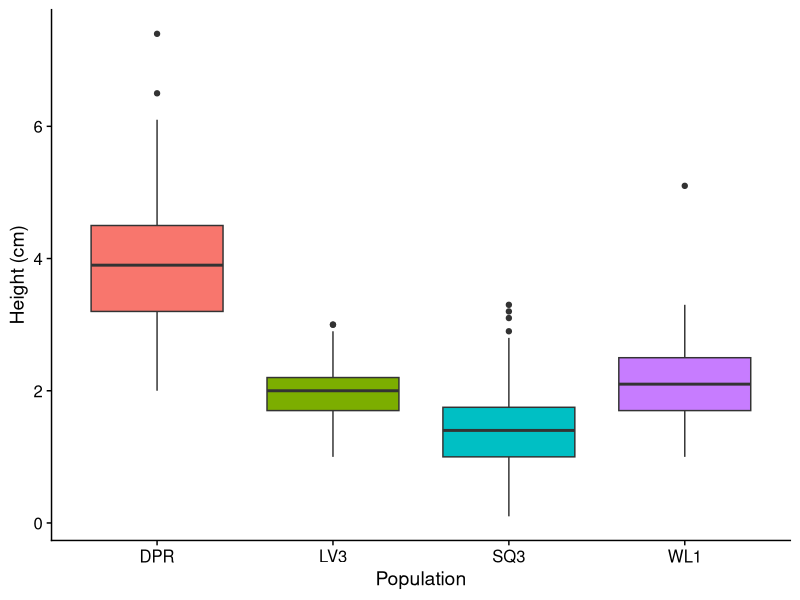
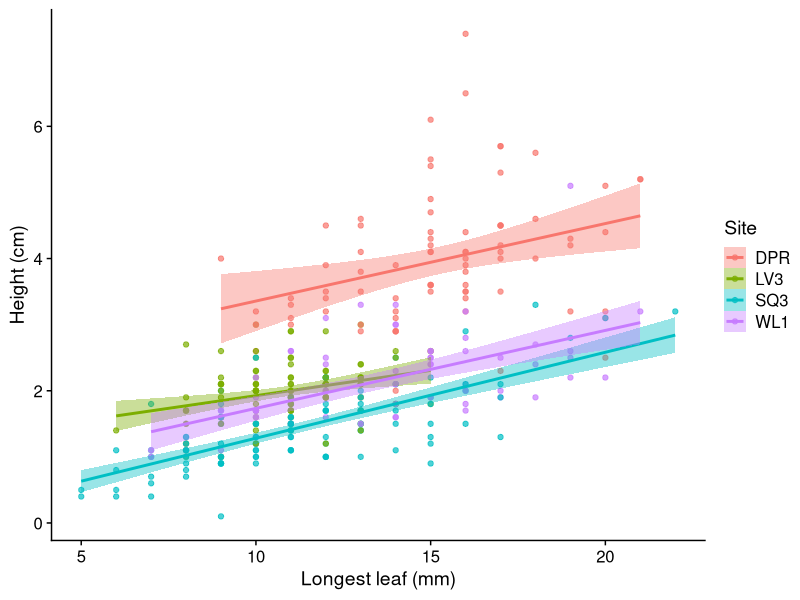
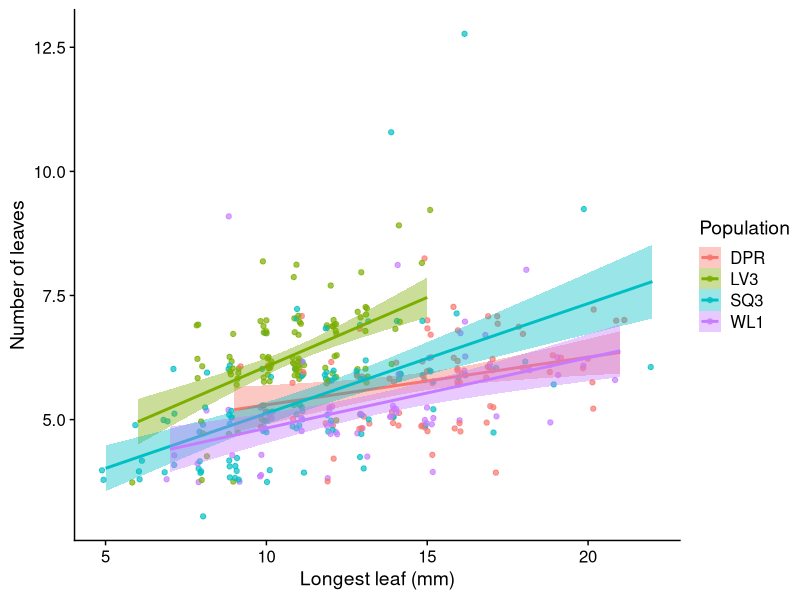
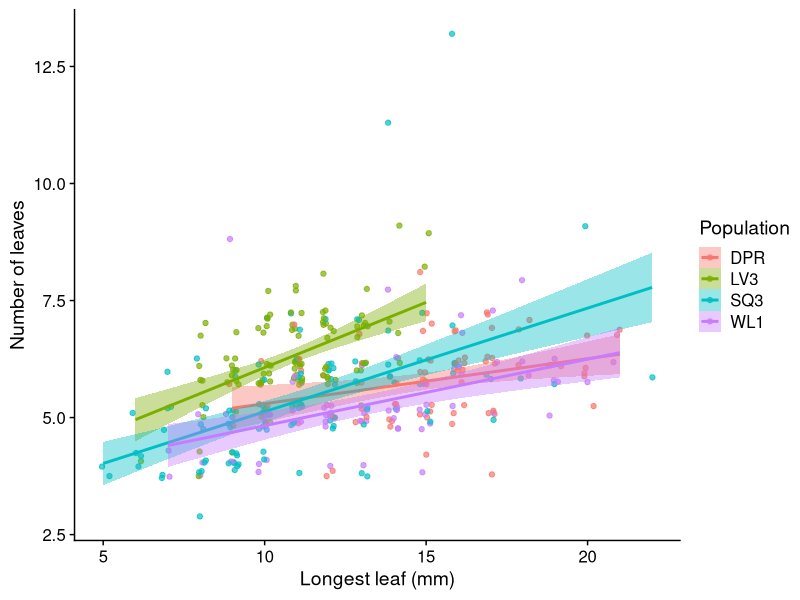
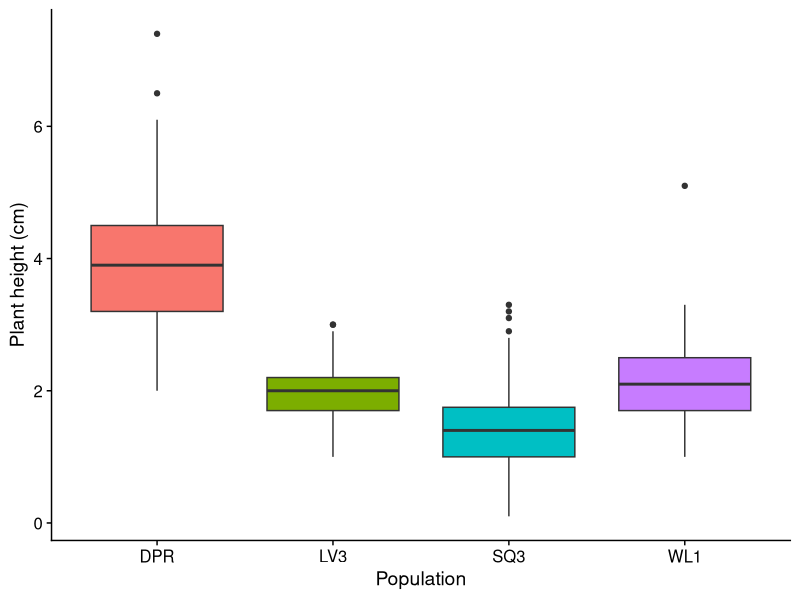
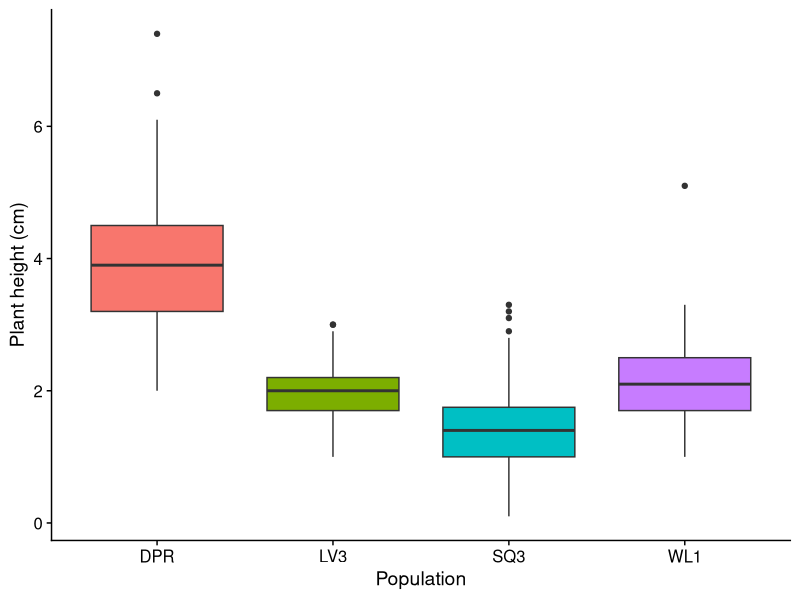
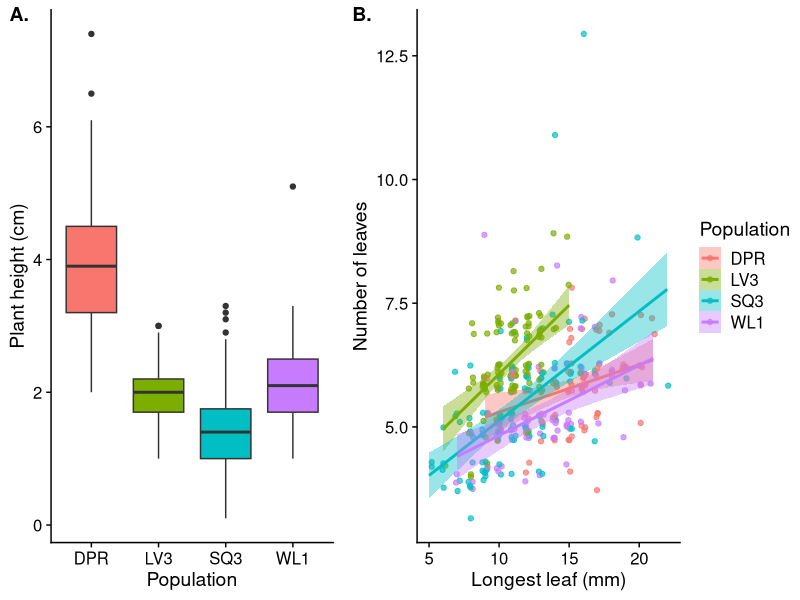
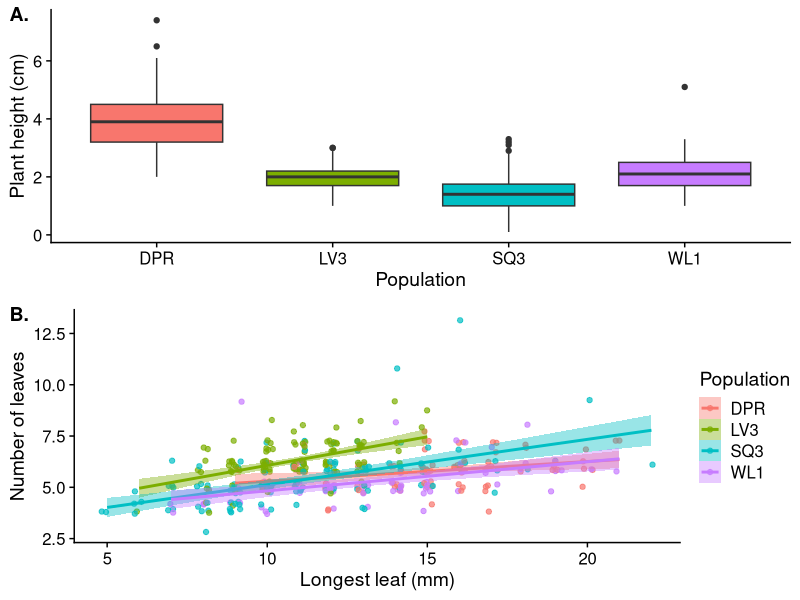

Write R code to recreate these figures, in order. (Note: this script raises an error after producing the figures.)
# Saving your plots and tables
library(tidyverse)
library(cowplot)
library(xtable)
library(broom)

theme_set(theme_cowplot())

d = read_csv("data/clean_vern.csv")

summary(d)
# I'll run some examples with the vernalization data 

# Saving dataframes ----

# How often you save dataframes is up to you, and will depend on the project. 
# I would generally save dataframes coming out of my data prep script. These might be the files I end up publishing with my paper. 
# If I need data in different formats for different analyses, there will be multiple dataframes out of that step. 
# In my opinion, it's good practice to consolidate the steps where you alter your data and save just a few master data frames, instead of, say, writing out new csvs each time you add variables or filter observations. 



# Saving plots ----
# (and making multipanel plots)

# When you're making plots, I really recommend writing the save step into your code. It saves you clicking and as you make edits to either your data or plot code it's easy to always create updated output. It also prevents having a pileup of old stuff by reusing the same file name each time.

# Make a plot of plant height by population:
ggplot(d) +
  geom_boxplot(aes(x = site, y = height_cm, fill = site)) +
  guides(fill = FALSE) +
  labs(x = "Population", y = "Height (cm)")
# I use the ggsave command, you can change the file output type, dimensions etc.
# It will either save the last plot made, or a plot object if you specify one (I'll show that below)
ggsave("plots/height_pop.pdf", height = 4, width = 4, dpi = 72)
ggsave("plots/height_pop.png", height = 4, width = 4, dpi = 72)
# To get the dimensions right, I just try different values and look at the result (the saved file) until I like the ratio of the axes and the text is an appropriate size. 
# This usually results in a size that journals can work with, but if they're really picky, you can specify the size they want and adjust the text, point size, etc in the plot code.

# Make a  plot of plant height vs. length of longest leaf
ggplot(d, aes(x = longest_leaf_mm, y = height_cm, color = site, fill = site)) +
  geom_point(alpha = 0.7) +
  geom_smooth(method = "lm") +
  labs(x = "Longest leaf (mm)", y = "Height (cm)", color = "Site", fill = "Site")
# I use the ggsave command, you can change the file output type, dimensions etc.
# It will either save the last plot made, or a plot object if you specify one
ggsave("plots/height_leaf.pdf", height = 4, width = 5, dpi = 72)


# If you want to make a multipanel plot, save panels as objects
p1 = ggplot(d, aes(x = longest_leaf_mm, y = number_true_leaves, color = site, fill = site)) +
  # jitter a bit to show more points
  geom_jitter(alpha = 0.7, width = 0.2, height = 0.3) +
  geom_smooth(method = "lm") +
  labs(x = "Longest leaf (mm)", y = "Number of leaves", color = "Population", fill = "Population"); p1
# To see a plot that you've put into an object, need to run object name
p1

p2 = ggplot(d, aes(x = site, y = height_cm, fill = site)) +
  # jitter a bit to show more points
  geom_boxplot() +
  guides(fill = FALSE) +
  labs(x = "Population", y = "Plant height (cm)", color = "Site"); p2
p2

plot_grid(p2, p1, labels = c("A.", "B."), rel_widths = c(0.75, 1))
ggsave("plots/size_by_pop_big.pdf", height = 8, width = 18)

# Can also plot vertically
plot_grid(p2, p1, labels = c("A.", "B."), rel_widths = c(0.75, 1), ncol = 1)
ggsave("plots/size_by_pop_vert.pdf", height = 7, width = 5)

# cowplot has tons of handy functionality I won't describe here, but I recommend checking it out


# Saving tables ----



# You can make and arrange non-statistical tables in R, i.e., if we wanted geographic information and sample sizes:
pops = d %>% 
  group_by(site, lat, long, elev_m) %>% 
  summarize(N = n()) %>% 
  arrange(elev_m) %>% 
  rename(Population = site, Latitude = lat, Longitude = long, "Elevation (m)" = elev_m) %>% 
  ungroup() %>% 
  mutate_at(c("Latitude", "Longitude"), round, 3)
pops
write_csv(pops, "tables/pops.csv")

# That csv can be pasted into ms
# Or, if you are using latex:
# Need one custom function to avoid werid rounding
myxtable <- function(x, ...) xtable(apply(x, 2, as.character), ...)
print(myxtable(pops, type = "latex", auto = FALSE), include.rownames = FALSE)
# That output can then be copied into your ms (you could also save it as text and probably come up with a clever was to call to it directly)


# Running statistical tests and saving the output for tables is often really inefficient
# Once I've mostly figured out which analysis I'm using, I'll write a bit of code to save the table automatically, so that it's easy to paste into a manuscript.
# This makes it easier to update tables as you adjust or revise the analyses.

mod1 = lm(height_cm ~ longest_leaf_mm + stem_diam_mm, data = d)
summary(mod1)

# Depending on the model type (lm, glm, etc), need to tweak these steps a bit
# But here are simple examples
# It might seem silly to code this stuff up, but can really save time if you run the same models for multiple responses, have to run sensitivity analyses, etc.

# Simple multiple regression 
# Make an object containing the model summary
c = mod1 %>% 
  summary() %>% 
  tidy() %>% 
  # rename columns
  rename(Term = term, SE = std.error, t = statistic, P = p.value) %>% 
  # rename rows
  mutate(Term = case_when(
    Term %in% "(Intercept)" ~ "Intercept",
    Term %in% "stem_diam_mm" ~ "Stem diameter (mm)",
    Term %in% "longest_leaf_mm" ~ "Longest leaf (mm)"
  )) %>% 
  # Round to 3 significant digits
  mutate_if(is.numeric, signif, 3) %>% 
  # If P is really small, replace with <
  mutate(P = ifelse(P < 0.0001, "<0.0001", P))
c
write_csv(c, "tables/mod1.csv")
print(myxtable(c, type = "latex", auto = FALSE), include.rownames = FALSE)

?tidy
